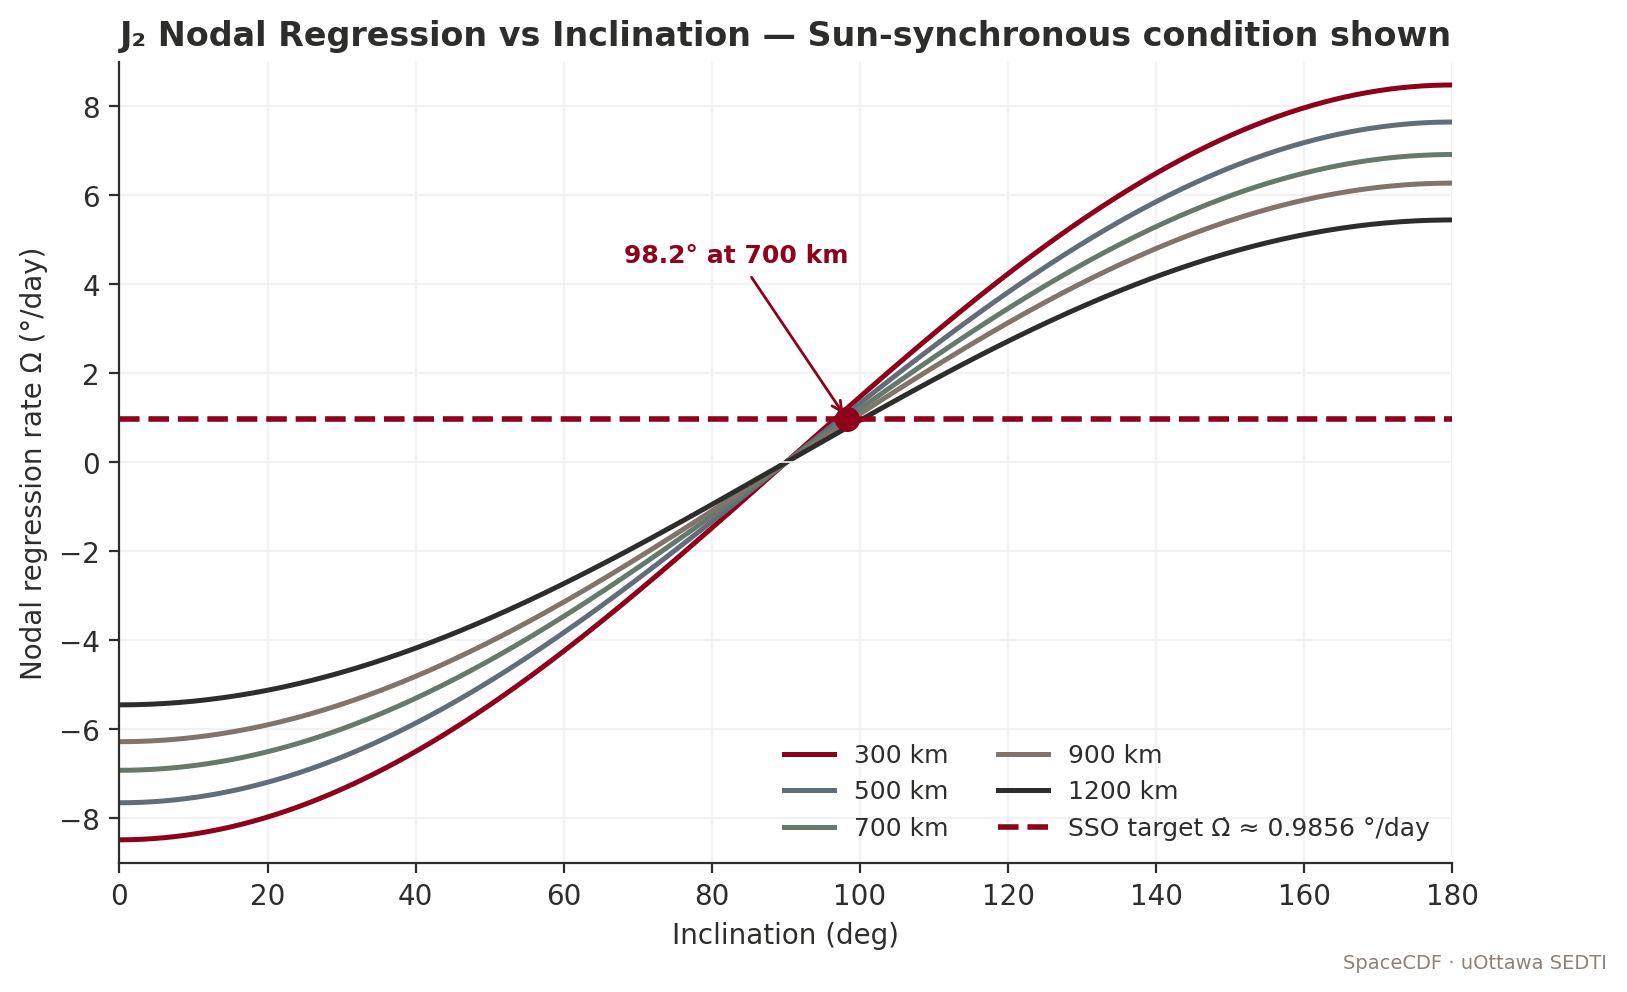

Source code (Python):
"""J2 nodal regression rate vs inclination, contoured by altitude — and SSO condition."""
import numpy as np
import matplotlib.pyplot as plt
from uottawa_brand import apply_style, COLORS, add_footer

apply_style()
mu = 398_600.4418
RE = 6378.137
J2 = 1.082_626_68e-3

incs_deg = np.linspace(0, 180, 361)
incs = np.deg2rad(incs_deg)
altitudes = [300, 500, 700, 900, 1200]   # km

fig, ax = plt.subplots(figsize=(8.6, 5.2))

# RAAN dot in deg/day
for h in altitudes:
    a = RE + h
    n = np.sqrt(mu / a**3)             # rad/s
    raan_dot = -1.5 * n * J2 * (RE/a)**2 * np.cos(incs)        # rad/s
    raan_dot_dpd = np.rad2deg(raan_dot) * 86400               # deg/day
    ax.plot(incs_deg, raan_dot_dpd, lw=1.8,
            label=f"{h} km")

# SSO line — Earth around Sun ≈ 0.9856 deg/day
ax.axhline(0.9856, color=COLORS["garnet"], lw=2.0, ls="--",
           label="SSO target Ω̇ ≈ 0.9856 °/day")

ax.axhline(0, color=COLORS["polar"], lw=0.6)
ax.set_xlim(0, 180)
ax.set_ylim(-9, 9)
ax.set_xlabel("Inclination (deg)")
ax.set_ylabel("Nodal regression rate Ω̇ (°/day)")
ax.set_title("J₂ Nodal Regression vs Inclination — Sun-synchronous condition shown")
ax.legend(loc="lower right", frameon=False, fontsize=9, ncol=2)

# Annotate SSO crossing for 700 km
a = RE + 700; n = np.sqrt(mu/a**3)
i_sso = np.rad2deg(np.arccos(0.9856 / 86400 / -np.rad2deg(1) / 1)) if False else None
# Compute analytically
target = np.deg2rad(0.9856)/86400 / (-1.5 * n * J2 * (RE/a)**2)
i_sso = np.rad2deg(np.arccos(target))
ax.plot(i_sso, 0.9856, "o", color=COLORS["garnet"], ms=8)
ax.annotate(f"{i_sso:.1f}° at 700 km",
            (i_sso, 0.9856), xytext=(i_sso-30, 4.5),
            fontsize=9, color=COLORS["garnet"], fontweight="bold",
            arrowprops=dict(arrowstyle="->", color=COLORS["garnet"], lw=1.0))

add_footer(fig)
fig.savefig("/sessions/serene-eager-noether/mnt/docs/assets/figures/fig_j2_nodal.png")
print("OK j2 nodal")
